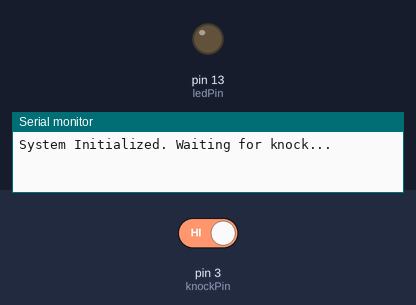
A sketch run on a simulated Arduino Uno, built with avr-gcc and run on an emulated ATmega328P. Parts: output pins drawn as LEDs (lit = HIGH), the last lines printed to the serial monitor. Inputs (shaded band) come from the test bench; at power-on: pin 3 (knockPin) HIGH.

Above: at 1.2 s.
1.3 s: pin 3 (knockPin) driven LOW
At 2.1 s:
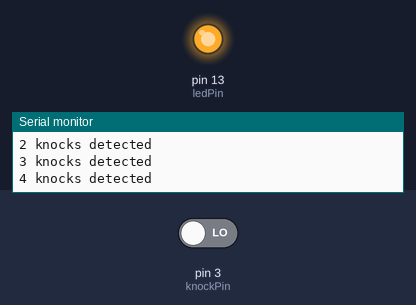
2.8 s: pin 3 (knockPin) driven HIGH
At 3.3 s:
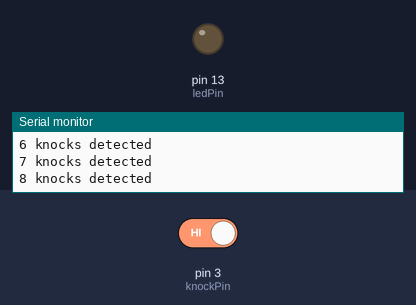
Timing chart, 0 to 5.8 s (numbered marks = the images above; inputs shaded):
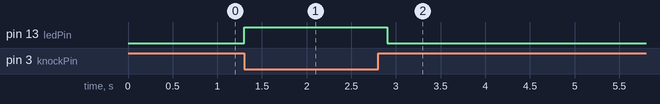

Measured:
- after the input at 1.3 s, pin 13 (ledPin): LOW → HIGH at once
- after the input at 2.8 s, pin 13 (ledPin): HIGH → LOW after 0.10 s

The sketch:

knock_counter_code.ino
```cpp
// --- DEFINITIONS ---
// We assign names to the physical pins so the code is easier to read.
int knockPin = 3;     // This identifies Digital Pin 3 as the 'Signal' input from your sensor.
int ledPin = 13;      // This identifies the built-in LED on your Arduino board.
int val;              // This is a temporary container to store the 'High' or 'Low' reading.

// --- THE COUNTER ---
// This is a tally sheet stored in the Arduino's memory.
// We place it here at the top so the Arduino remembers the number even after the 'loop' finishes.
int knockCount = 0;

void setup() {
  // This section runs once to prepare the Arduino's 'brain'.

  pinMode(ledPin, OUTPUT);  // Tell Pin 13 to act as an exit for electricity (to light the LED).
  pinMode(knockPin, INPUT); // Tell Pin 3 to act as an entrance for electricity (to listen to the sensor).

  // This starts the 'phone call' between the Arduino and your computer.
  // 9600 is the communication speed.
  Serial.begin(9600);
  Serial.println("System Initialized. Waiting for knock...");
}

void loop() {
  // This section repeats forever, as long as the Arduino has power.

  // THE READING LOGIC:
  // The Arduino 'looks' at Pin 3. If the spring inside the sensor vibrates and
  // touches the contact, it completes a circuit that the Arduino reads as 'LOW'.
  val = digitalRead(knockPin);

  // THE DECISION LOGIC:
  // We ask: "Is the reading currently LOW?"
  if (val == LOW) {

    // THE COUNTER LOGIC:
    // If a knock is detected, we update our tally.
    // This takes the current total, adds 1, and saves it back into 'knockCount'.
    knockCount = knockCount + 1;

    // THE FEEDBACK LOGIC:
    // We turn on the built-in LED so you have a visual cue on the board itself.
    digitalWrite(ledPin, HIGH);

    // THE COMMUNICATION LOGIC:
    // We send the data to your computer screen in two steps.
    // 'print' sends the number, and 'println' sends the text and starts a new line.
    Serial.print(knockCount);
    Serial.println(" knocks detected");

    // THE DEBOUNCE LOGIC:
    // Mechanical springs 'bounce' when hit. Without this 200ms (0.2s) pause,
    // the Arduino is so fast it might count 10 knocks for a single finger tap.
    delay(200);
  }
  else {
    // If the sensor is not vibrating (it's 'HIGH'), we make sure the LED stays off.
    digitalWrite(ledPin, LOW);
  }
}
```
